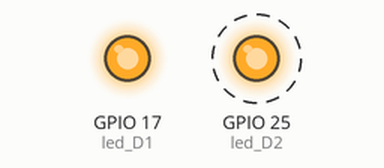
Recording of a program running on a simulated Raspberry Pi (BCM pin numbers). Parts: output pins drawn as LEDs (lit = HIGH). Dashed ring = blinking. Threads take turns every 2 ms.

Above: at 0.15 s.
At 5.55 s:
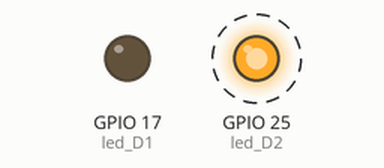
Timing chart, 0 to 7.8 s (numbered marks = the images above):
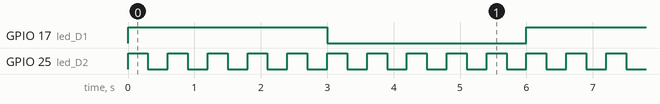

Measured:
- by itself, GPIO 17 (led_D1): alternates HIGH for 3.0 s and LOW for 3.0 s
- by itself, GPIO 25 (led_D2): alternates HIGH for 0.30 s and LOW for 0.30 s
- by itself, everything shown: repeats every 6.0 s, in 22 steps

The program:

Leds_3_threads.py
```python
#############################################################################
# Leds_3_threads
#Autor: Pedro J
#modificat:
#	28/09/26 : creació
#	Eliminem la pausa del sleep() i ho fem amb treaths
#############################################################################

####################  OJO a PROTEUS no FUNCIONA EL MULTITHREADING NI MULTIPROCESSING

import RPi.GPIO as GPIO
from time import sleep, time
import threading

# Definim el pin utilitzant la numeració GPIO (BCM)
led_D1  = 17
led_D2  = 25

interval_D1 = 3
interval_D2 = 0.3


# Configuració dels pins
GPIO.setmode(GPIO.BCM)       # Fes servir  la numeració de Broadcom (GPIO)
GPIO.setup( [led_D1,led_D2],  GPIO.OUT) # Configura el pins com a sortida . Des de una llista de pins


#print("El pin està parpellejant... Prem Ctrl+C per sortir.")
#////////////////////////////////////////////////////////////////////////////////////
def blink_D1():

	while True:
		GPIO.output(led_D1, not(GPIO.input(led_D1) ))
		sleep(interval_D1)
#////////////////////////////////////////////////////////////////////////////////////

#////////////////////////////////////////////////////////////////////////////////////
def blink_D2():

	while True:
		GPIO.output(led_D2, not(GPIO.input(led_D2) ))
		sleep(interval_D2)
#////////////////////////////////////////////////////////////////////////////////////

#/// M A I N ////////////////////////////////////////////////////////////////////
try:


		fil_1 = threading.Thread(target=blink_D1)
		fil_2 = threading.Thread(target=blink_D2)

		fil_1.start()
		fil_2.start()

		fil_1.join()
		fil_2.join()

except KeyboardInterrupt:
		print("\nAturant el programa...")
finally:
		GPIO.cleanup() # Neteja la configuració dels pins al sortir
		print("Pins alliberats correctament.")
```
